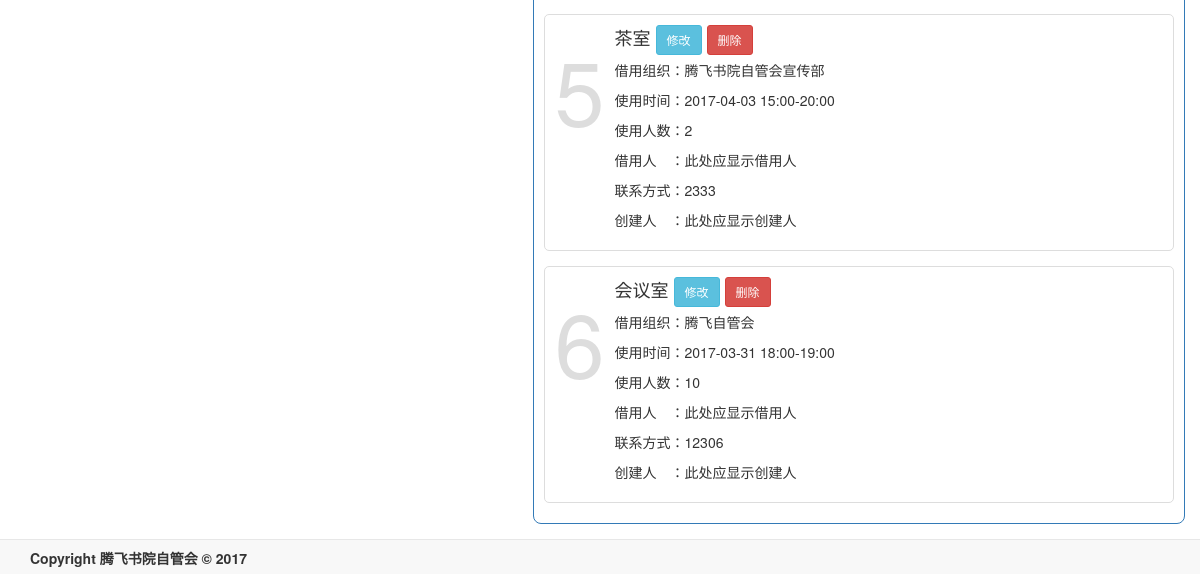
The page /commit/manage (lower part) on the database as committed earlier.
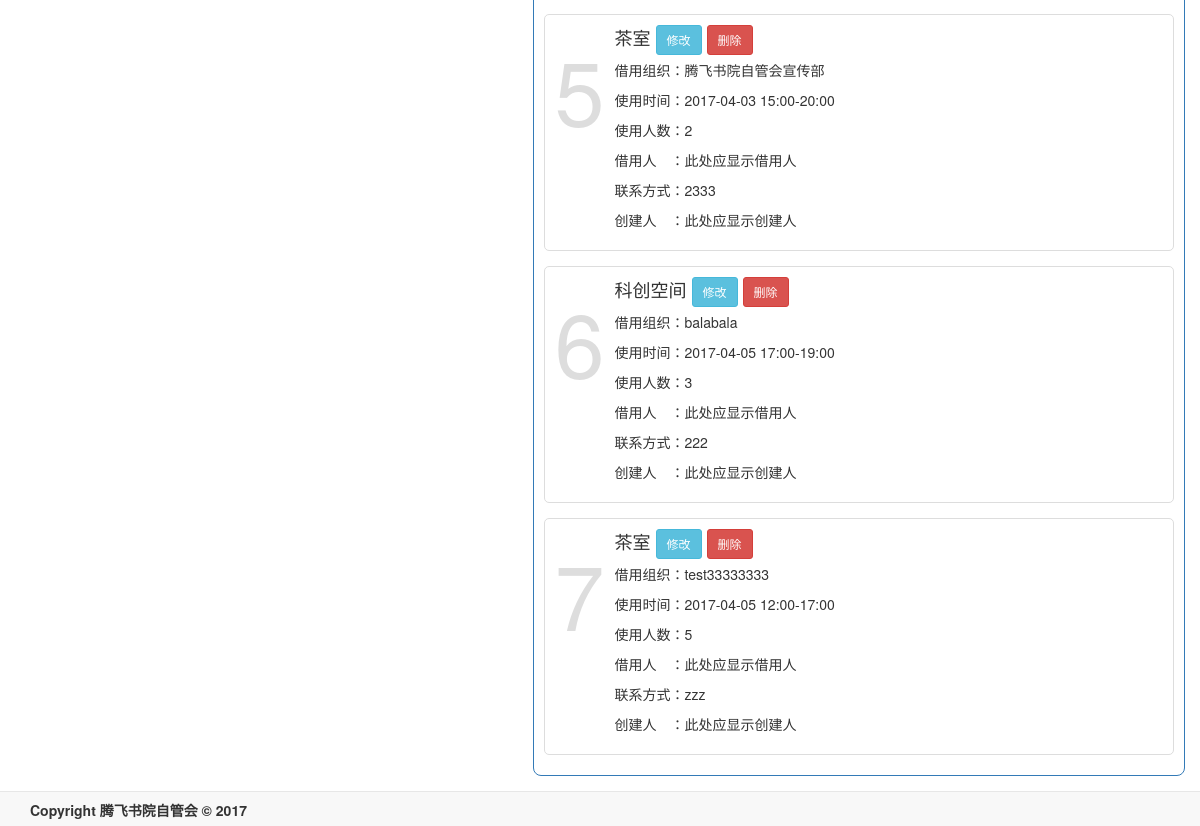
The same page on the database as committed later.
### app/models.py (models this page shows, shortened)
class Agreement(db.Model):
    __tablename__ = 'agreements'
    id = db.Column(db.Integer, primary_key=True)
    enable =db.Column(db.Boolean,default=True)
    org = db.Column(db.String(64), index=True)
    tel = db.Column(db.String(64), index=True)
    number = db.Column(db.Integer,default=10)
    commits = db.relationship('Commit', backref='agreement', lazy='dynamic')
    room_id = db.Column(db.Integer, db.ForeignKey('rooms.id'))
    timeday = db.Column(db.Integer)
    fromtime = db.Column(db.Integer)
    totime = db.Column(db.Integer)

class Room(db.Model):
    __tablename__ = 'rooms'
    id = db.Column(db.Integer, primary_key=True)
    building = db.Column(db.String(10))
    name = db.Column(db.String(20), unique=True)
    agreements = db.relationship('Agreement', backref='room', lazy='dynamic')

### app/commit/views.py (the view, shortened to what this page needs)
@commit.route('/manage', methods=['GET', 'POST'])
def manage():
    form = AgreementForm()
    form.room.choices = [(r.id,r.name) for r in Room.query.all()]
    today = datetime.today()
    day = timedelta(1)
    days=[]
    for i in range(7):
        days.append((i+1,today.date()))
        today=today+day
    form.timeday.choices=days
    commits=Commit.query.all()
    agrs=Agreement.query.all()
    return render_template('commit/manage.html',form=form,commits=commits,agrs=agrs)

### app/main/__init__.py (called while the page is built)
@main.app_context_processor
def inject_permissions():
    return dict(Permission=Permission)

### app/models.py (called while the page is built)
    def can(self, permissions):
        return False

### app/templates/commit/manage.html (shortened to what this page needs)
{% extends "base.html" %}
{% import "bootstrap/wtf.html" as wtf %}
{% block head %}
{{ super() }}
{% endblock %}
{% block page_content %}
<div class="container">
<div class="row">
    <div class="col-md-7">
        <div class="myblock">
            <ul class="media-list" style="margin-top:20px;">
                {%  for agr in agrs%}
                {% if agr.enable == True %}
                <div class="media" style="border:1px solid #ddd; border-radius: 5px 5px 5px 5px; padding:10px 10px 10px 10px;">
                    <a class="pull-left">
                        <div style="font-size:90px; color:#DDD;">
                            {{agr.id}}
                        </div>
                    </a>
                    <div class="agreement media-body">
                        <h4 class="media-heading">
                            {{ agr.room.name }}
                            {% if agr.enable == False %}
                            <a href="#" class="btn btn-sm disabled">已删除</a>
                            <button class="btn btn-sm btn-warning btn-block" type="button">恢复</button>
                            {% else %}
                            <button class="btn btn-sm btn-info" type="button">修改</button>
                            <button class="btn btn-sm btn-danger" type="button">删除</button>
                            {% endif %}
                        </h4>
                        <p>
                            借用组织：{{ agr.org }}
                        </p>
                        <p>
                            使用时间：{{ agr.timeday }} {{ agr.fromtime }}:00-{{ agr.totime }}:00
                        </p>
                        <p>
                            使用人数：{{ agr.number }}
                        </p>
                        <p>
                            借用人　：此处应显示借用人
                        </p>
                        <p>
                            联系方式：{{ agr.tel }}
                        </p>
                        <p>
                            创建人　：此处应显示创建人
                        </p>
                    </div>
                </div>
                {% endif %}
                {% endfor %}
            </ul>
        </div>
    </div>
</div>
</div>
{% endblock %}

Rows that differ between the two databases and show on the page:
changed Agreement id 6: room.name "会议室" → "科创空间"; org "腾飞自管会" → "balabala"; timeday "2017-03-31" → "2017-04-05"; fromtime "18" → "17"; number "10" → "3"; tel "12306" → "222"
added Agreement: id "7", room.name "茶室", enable "修改", org "test33333333", timeday "2017-04-05", fromtime "12", totime "17", number "5", tel "zzz"
